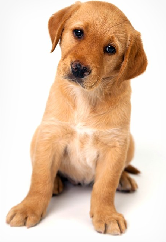
#> input picture data/img/puppy.png, 166 x 242 px
$ jupyter execute 13_HOG_features.ipynb   (shell and % lines are left out)   (older library calls are emulated)
#> lines starting #> are read from the running program, lines starting #| are printed output that depends on the picture
Basado en el código de: https://www.analyticsvidhya.com/blog/2019/09/feature-engineering-images-introduction-hog-feature-descriptor/?#

# Histogram of Oriented Gradients

[cell 1]
#importing required libraries
from skimage.io import imread, imshow
from skimage.transform import resize
from skimage.feature import hog
from skimage import exposure
import matplotlib.pyplot as plt


#reading the image
img = imread('data/img/puppy.png')
#> img is the input picture: shape (242, 166, 3); mean R, G, B 225.5, 198.2, 175.7
imshow(img)
print(img.shape)
#| (242, 166, 3)

[cell 2]
#resizing image
resized_img = resize(img, (128,64))
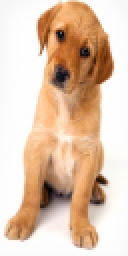
#> resized_img: shape (128, 64, 3) float64 (shown 2 times larger); mean R, G, B 0.884, 0.777, 0.689
imshow(resized_img)
print(resized_img.shape)
#| (128, 64, 3)

[cell 3]
#creating hog features
fd, hog_image = hog(resized_img, orientations=9, pixels_per_cell=(8, 8),
                    cells_per_block=(2, 2), visualize=True, multichannel=True)
#> fd = 3780 values, max 0.644 at index 1008, min 0 at index 3, mean 0.11

[cell 4]
fd.shape
#> Out = (3780,)

[cell 5]
fig, (ax1, ax2) = plt.subplots(1, 2, figsize=(16, 8), sharex=True, sharey=True)

ax1.imshow(resized_img, cmap=plt.cm.gray)
ax1.set_title('Input image')

# Rescale histogram for better display
hog_image_rescaled = exposure.rescale_intensity(hog_image, in_range=(0, 10))
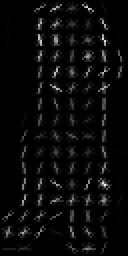
#> hog_image_rescaled: shape (128, 64) float64 (shown 2 times larger); min 0, max 0.0274, mean 0.00106; drawn with min black and max white

ax2.imshow(hog_image_rescaled, cmap=plt.cm.gray)
ax2.set_title('Histogram of Oriented Gradients')

plt.show()
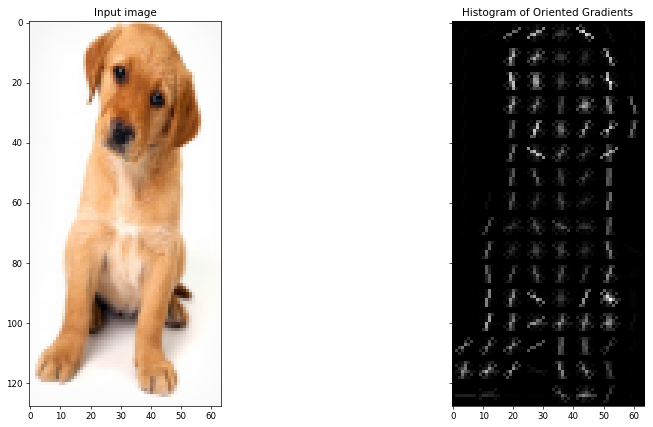
#> figure drawn by matplotlib, 2 panels

$ run again, with data/img/building.png copied over data/img/puppy.png
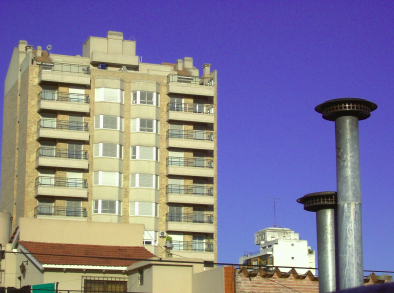
#> input picture data/img/building.png, 394 x 293 px
#> img is the input picture: shape (293, 394, 3); mean R, G, B 131.3, 125.7, 151.7
#| (293, 394, 3)
#> `resized_img = resize(img, (128,64))`:
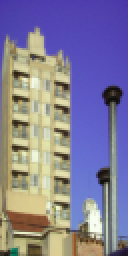
#> resized_img: shape (128, 64, 3) float64 (shown 2 times larger); mean R, G, B 0.515, 0.493, 0.595
#| (128, 64, 3)
#> fd = 3780 values, max 0.522 at index 1961, min 0 at index 7, mean 0.127
#> `plt.show()`:
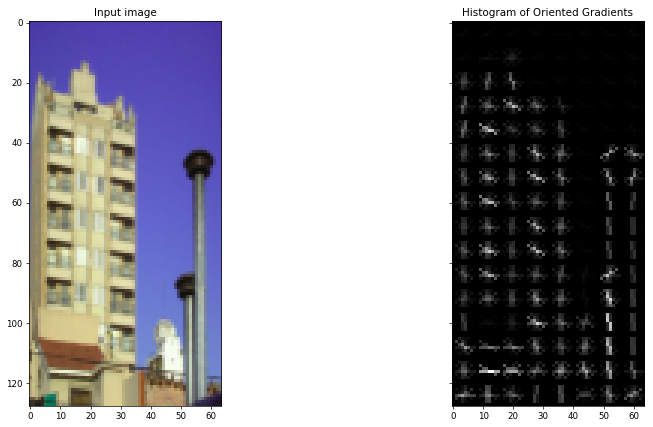
#> figure drawn by matplotlib, 2 panels
